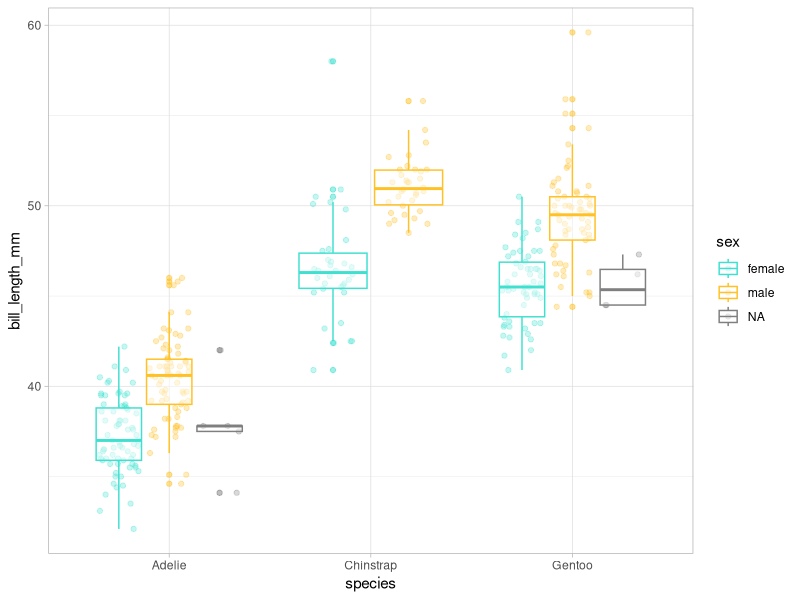
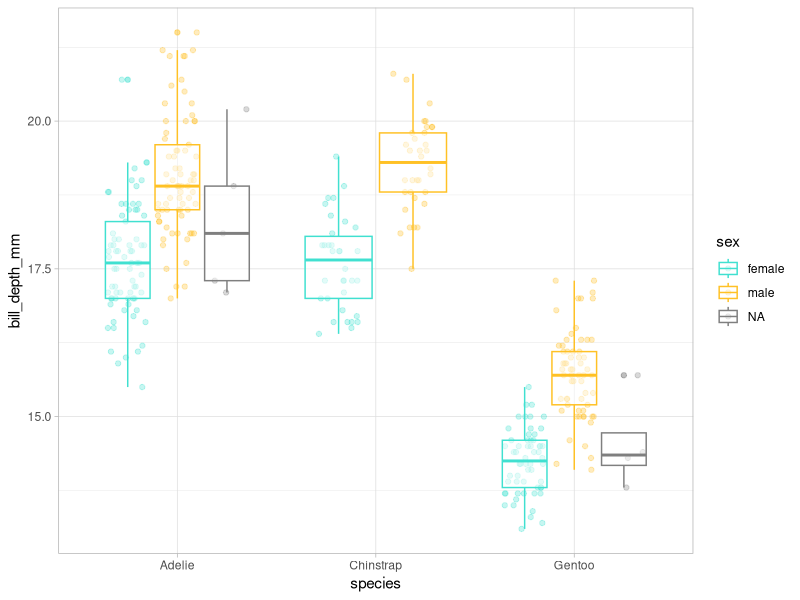
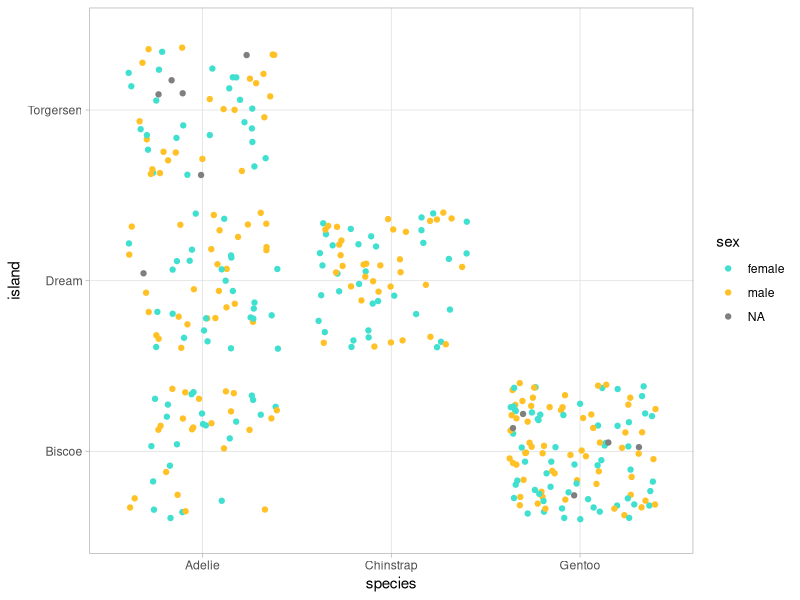
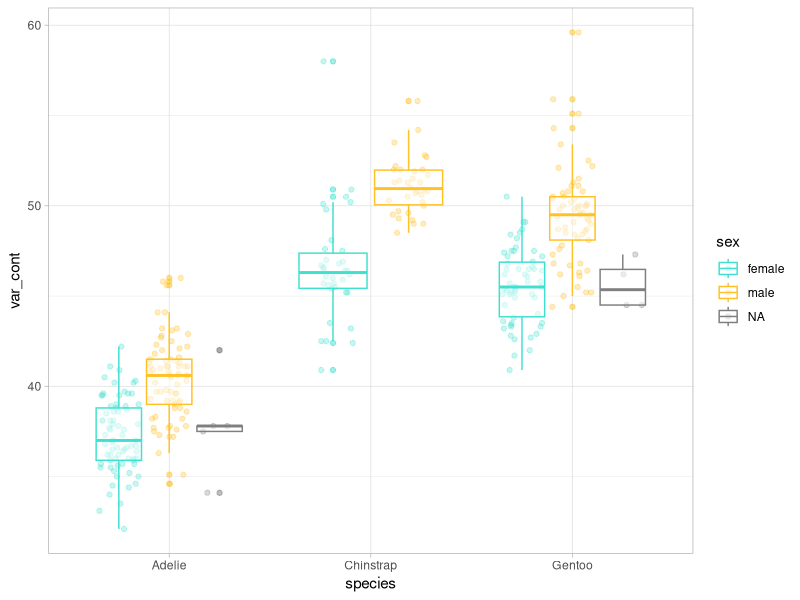
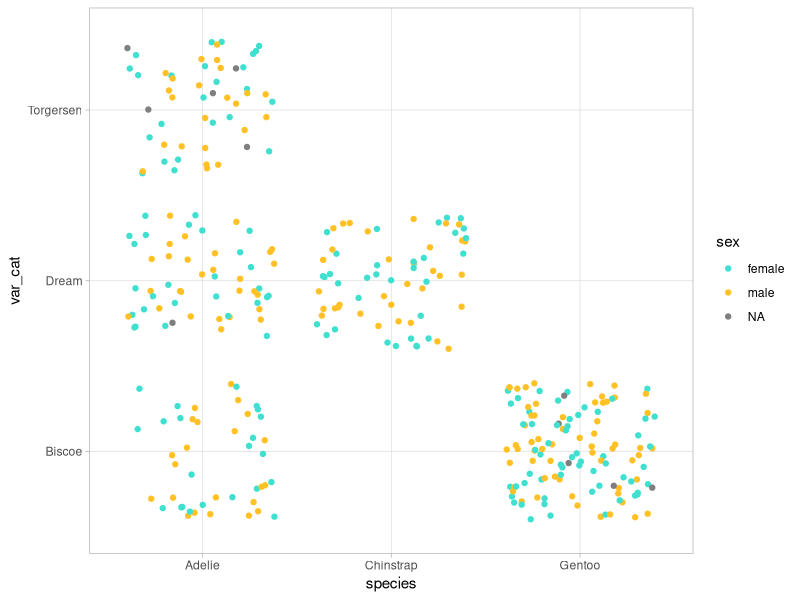
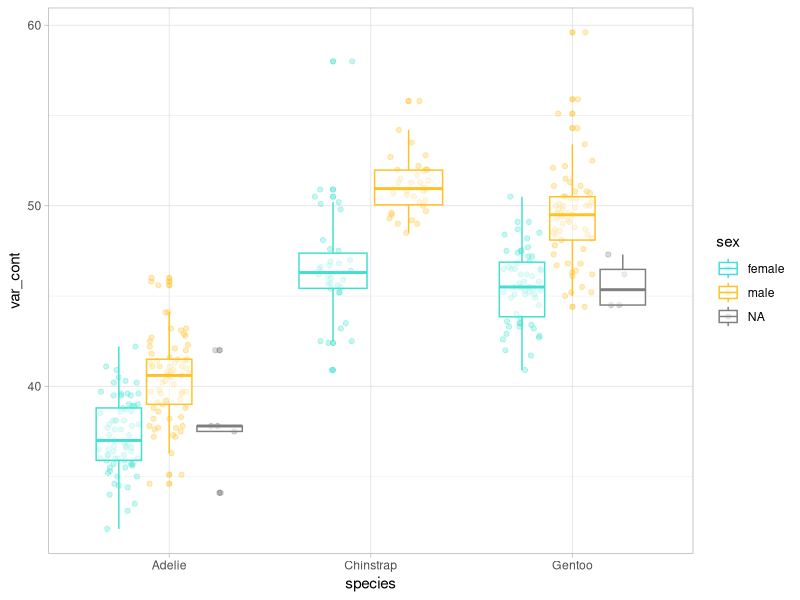
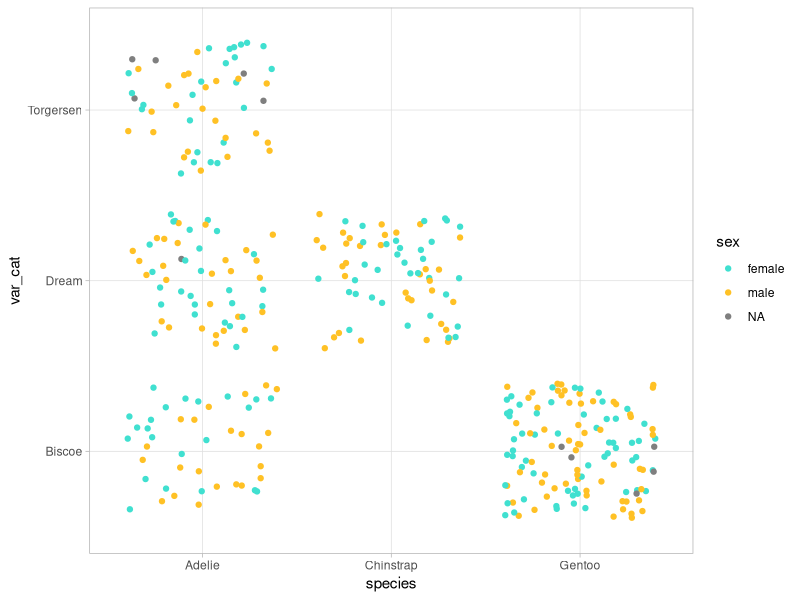
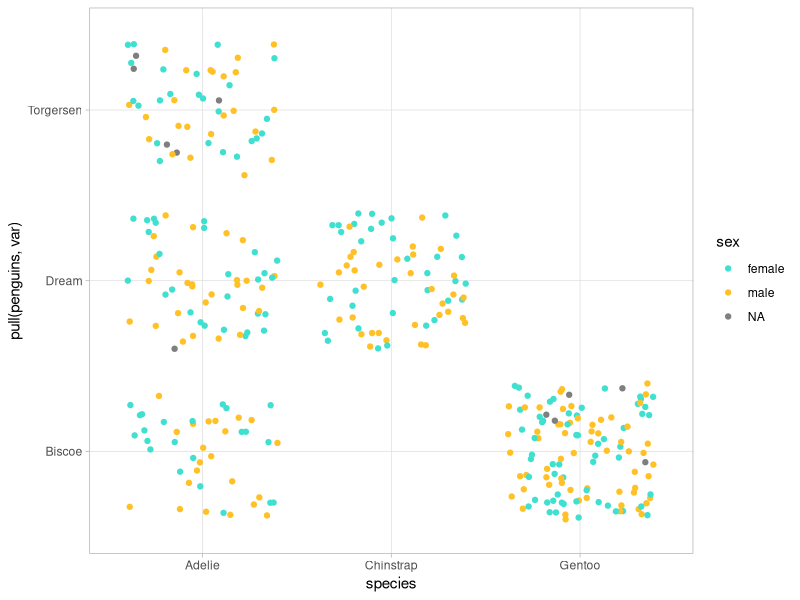

The R script that drew these images, in order: (Note: this script raises an error after producing the figures.)
## ---- chunk 1
#| warning: false

# install.packages("tidyverse")
# install.packages("palmerpenguins")
library(tidyverse)
library(palmerpenguins)

glimpse(penguins)

#
df <- penguins |> 
  select(bill_length_mm, bill_depth_mm, flipper_length_mm, body_mass_g)

df$bill_length_mm <-
  (df$bill_length_mm - min(df$bill_length_mm, na.rm = TRUE)) / (max(df$bill_length_mm, na.rm = TRUE) - min(df$bill_length_mm, na.rm = TRUE))
df$bill_depth_mm <-
  (df$bill_depth_mm - min(df$bill_depth_mm, na.rm = TRUE)) / (max(df$bill_depth_mm, na.rm = TRUE) - min(df$bill_length_mm, na.rm = TRUE))
df$flipper_length_mm <-
  (df$flipper_length_mm - min(df$flipper_length_mm, na.rm = TRUE)) / (max(df$flipper_length_mm, na.rm = TRUE) - min(df$flipper_length_mm, na.rm = TRUE))
df$body_mass_g <-
  (df$body_mass_g - min(df$body_mass_g, na.rm = TRUE)) / (max(df$body_mass_g, na.rm = TRUE) - min(df$body_mass_g, na.rm = TRUE))

#
df <- penguins |> 
  select(bill_length_mm, bill_depth_mm, flipper_length_mm, body_mass_g)

rescale01 <- function(x) {
  rng <- range(x, na.rm = TRUE)   
  (x - rng[1]) / (rng[2] - rng[1]) 
} 

df$bill_length_mm <- rescale01(df$bill_length_mm) 
df$bill_depth_mm <- rescale01(df$bill_depth_mm) 
df$flipper_length_mm <- rescale01(df$flipper_length_mm) 
df$body_mass_g <- rescale01(df$body_mass_g)  

head(df)

#
df <- penguins |> 
  select(bill_length_mm, bill_depth_mm, flipper_length_mm, body_mass_g)

rescaled_df <- lapply(df, rescale01)

head(rescaled_df[[1]])
head(rescaled_df[[4]])

## ---- chunk 2

body(rescale01)
formals(rescale01)
environment(rescale01)

## ---- chunk 3

f <- function(x) {
  x + y
}

y <- 100
f(10)

y <- 1000
f(10)

## ---- chunk 4

sum
body(sum)

## ---- chunk 5

3 + 2
`+`(3, 2)

for (i in 1:2) print(i)
`for`(i, 1:2, print(i))

## ---- chunk 6

nombre1_v1 <- function(x, y) {
  paste(x, y, sep = "_") }  

nombre1_v2 <- function(x, y) paste(x, y, sep = "_")  

nombre1_v3 <- \(x, y) paste(x, y, sep = "_")  

nombre1_v1("Vero", "Cruz") 
nombre1_v2("Vero", "Cruz") 
nombre1_v3("Vero", "Cruz") 

## ---- chunk 7

nxcaso <- lapply(penguins, function(x) length(unique(x)))

models <- penguins %>%
  split(.$species) %>%
  map( ~ lm(body_mass_g ~ bill_length_mm, data = .)) #Metodo abreviado donde solo se utiliza un lado de la fórmula de la función

## ---- chunk 8
#| warning: false

glimpse(penguins)

#Nos interesan las diferencias entre especie y sexo

ggplot(penguins, aes(x = species, y = bill_length_mm, color = sex)) +
  geom_point(position = position_jitterdodge(), alpha = 0.3) +
  geom_boxplot(alpha = 0.5) +
  scale_color_manual(values = c("turquoise", "goldenrod1")) +
  theme_light()

ggplot(penguins, aes(x = species, y = bill_depth_mm, color = sex)) +
  geom_point(position = position_jitterdodge(), alpha = 0.3) +
  geom_boxplot(alpha = 0.5) +
  scale_color_manual(values = c("turquoise", "goldenrod1")) +
  theme_light()

ggplot(penguins, aes(x = species, y = island, color = sex)) +
  geom_jitter() +
  scale_color_manual(values = c("turquoise", "goldenrod1")) +
  theme_light()

#Etc
## ---- chunk 9
#| warning: false

var_cont <- penguins$bill_length_mm
var_cat <- penguins$island

ggplot(penguins, aes(x = species, y = var_cont, color = sex)) +
  geom_point(position = position_jitterdodge(), alpha = 0.3) +
  geom_boxplot(alpha = 0.5) +
  scale_color_manual(values = c("turquoise", "goldenrod1")) +
  theme_light()

ggplot(penguins, aes(x = species, y = var_cat, color = sex)) +
  geom_jitter() +
  scale_color_manual(values = c("turquoise", "goldenrod1")) +
  theme_light()
 
## ---- chunk 10
#| warning: false

var_cont <- penguins$bill_length_mm
var_cat <- penguins$island
miformato <- list(scale_color_manual(values = c("turquoise", "goldenrod1")),
                  theme_light())

ggplot(penguins, aes(x = species, y = var_cont, color = sex)) +
  geom_point(position = position_jitterdodge(), alpha = 0.3) +
  geom_boxplot(alpha = 0.5) +
  miformato
  
ggplot(penguins, aes(x = species, y = var_cat, color = sex)) +
  geom_jitter() +
  miformato
 
## ---- chunk 11
#| warning: false

var <- "island"
miformato <- list(scale_color_manual(values = c("turquoise", "goldenrod1")),
                  theme_light())

p <- ggplot(penguins, aes(x = species, y = pull(penguins, var), color = sex)) +
  miformato

if (is.numeric(pull(penguins, var))) {
  
  p + 
    geom_point(position = position_jitterdodge(), alpha = 0.3) +
    geom_boxplot(alpha = 0.5) 
  
} else {
  
  p + 
    geom_jitter()
  
}
 
## ---- chunk 12

#Ejemplos de nombres que no hay que usar

T <- FALSE
c <- 10
mean <- function(x) sum(x)

rm(T, c, mean)

## ---- chunk 13

#Varias opciones

plot_exp <- function (var) {
  miformato <-
    list(scale_color_manual(values = c("turquoise", "goldenrod1")),
         theme_light())
  p <- ggplot(penguins, aes(x = species, y = .data[[var]], color = sex)) +
    ylab(var) +
    miformato
  if (is.numeric(penguins[[var]])) {
    p +
      geom_point(position = position_jitterdodge(), alpha = 0.3) +
      geom_boxplot(alpha = 0.5)

  } else {
    p +
      geom_jitter()

  }
}

## ---- chunk 14

plot_exp(var = "island") 
plot_exp(var = "year") 
plot_exp(var = "body_mass_g") 

## ---- chunk 15

average <- mean(rnorm(10, mean = 50, sd = 25) / 12, trim = 0.2)

average <- mean(rnorm(10,mean=50,sd=25)/12,trim=0.2)

## ---- chunk 16

sum(1, 2, 5, na.mr = TRUE)
sum(1, 2, NA, na.mr = TRUE)

## ---- chunk 17

df_ej <- data.frame(
  a = rnorm(5),
  b = rnorm(5),
  c = rnorm(5)
)

salida <- vector("double", ncol(df_ej)) # 1. salida
for (i in seq_along(df_ej)) {           # 2. secuencia
  salida[[i]] <- max(df_ej[[i]])        # 3. cuerpo
}
salida

## ---- chunk 18

x <- c()
system.time(
  for(i in 1:20000) {
    x <- c(x, i)
  }
)

y <- vector("double", length = 20000)
system.time(
  for(i in seq_along(y)) {
    y[i] <- i
  }
)

## ---- chunk 19

aleatorizacion <- function(f) {
  f(rnorm(5))
}
aleatorizacion(median)

## ---- chunk 20

map_dbl(df_ej, mean)
df_ej |> 
  map_dbl(mean)

## ---- chunk 21

cuadratica <- function(x) {
  x ^ 2
}

map(1:4, cuadratica)

lapply(X = 1:4, FUN = cuadratica)

# algun uso mas interesante
glimpse(penguins)

# atajo de para generar una funcion anonima
map(penguins, \(x) length(unique(x)))

# salida dataframe
map_df(penguins, \(x) length(unique(x)))

## ---- chunk 22

imple_map <- function(x, f, ...) {
  out <- vector("list", length(x))
  for (i in seq_along(x)) {
    out[[i]] <- f(x[[i]], ...)
  }
  out
}

imple_map(1:4, cuadratica)

## ---- chunk 23

map_lgl(penguins, is.numeric)
penguins_num <- penguins[ , map_lgl(penguins, is.numeric)]
map_dbl(penguins_num, median, na.rm = T)
map_chr(penguins, class)
map_int(penguins, \(x) length(unique(x)))
1:4 |> 
  map_vec(\(x) as.Date(ISOdate(x + 2023, 10, 16)))

## ---- chunk 24

vapply(penguins_num, median, na.rm = T, FUN.VALUE = double(1))

## ---- chunk 25

map(penguins, \(x) class(x))

glimpse(penguins)

# quitamos na's
penguins <- penguins |> 
  drop_na()

penguins_nested <- penguins |>
  group_by(species) |>
  nest() |> 
  mutate(
    lm_obj = map(data, \(df) lm(
      bill_length_mm ~ body_mass_g,
      data = df))
  )

# seleccionar cada elemento de la lista
penguins_nested[["lm_obj"]]

penguins_nested |>
  pluck("lm_obj")

## ---- chunk 26

potencia <- function(base, exponente) {
  base ^ exponente
}

x <- map(1:4, \(x) sample(5))
y <- map(1:4, \(x) sample(5))

map2(x, y, potencia)

## ---- chunk 27

imple_map2 <- function(x, y, f, ...) {
  out <- vector("list", length(x))
  for (i in seq_along(x)) {
    out[[i]] <- f(x[[i]], y[[i]], ...)
  }
  out
}

imple_map2(x, y, potencia)

## ---- chunk 28

penguins_nested <- penguins |>
  group_by(species) |>
  nest() |> 
  mutate(
    lm_obj = map(data, \(df) lm(
      bill_length_mm ~ body_mass_g,
      data = df)),
    pred = map2(lm_obj, data,
                \(x, y) predict(x, y))
  )

# unnest()
penguins_nested |> 
  unnest(pred) |> 
  select(!c(data, lm_obj))

## ---- chunk 29

# son analogos
map2(x, y, potencia)
pmap(list(x, y), potencia)

z <- map(1:4, \(x) sample(5))

pmap(list(x, y, z), rnorm)
# si no nombramos los elementos de la lista, pmap() usara los elementos de la lista en su orden para los argumentos consecutivos de la función
args3 <- list(mean = x, sd = y, n = z)
args3 |> 
  pmap(rnorm)

## ---- chunk 30

penguins_nested <- penguins_nested |> 
  mutate(path = str_glue("results/penguins_{species}.csv"))

penguins_nested

walk2(penguins_nested$data, penguins_nested$path, write_csv)

## ---- chunk 31
#| error: true

x <- list(10, "b", 3)

x |> 
  map(log)

x |> 
  map(safely(log))

x |> 
  map(safely(log)) |> 
  transpose()

x |> 
  map(possibly(log, NA_real_))

## ---- chunk 32

penguins |> 
  keep(is.numeric)

penguins |> 
  discard(is.numeric)

penguins |> 
  every(is.numeric)

## ---- chunk 33

penguins_scaled <- penguins |>
  mutate(across(where(is.numeric), scale))

ls <- list(
  age = tibble(name = c("Vero", "Julen"), age = c(100, 140)),
  sex = tibble(name = c("Vero", "Julen"), sex = c("F", "M")),
  height = tibble(name = c("Vero", "Julen"), height = c("180", "150"))
)

ls |> 
  reduce(full_join, by = "name")

## ---- chunk 34
Sys.time()
sessionInfo()
